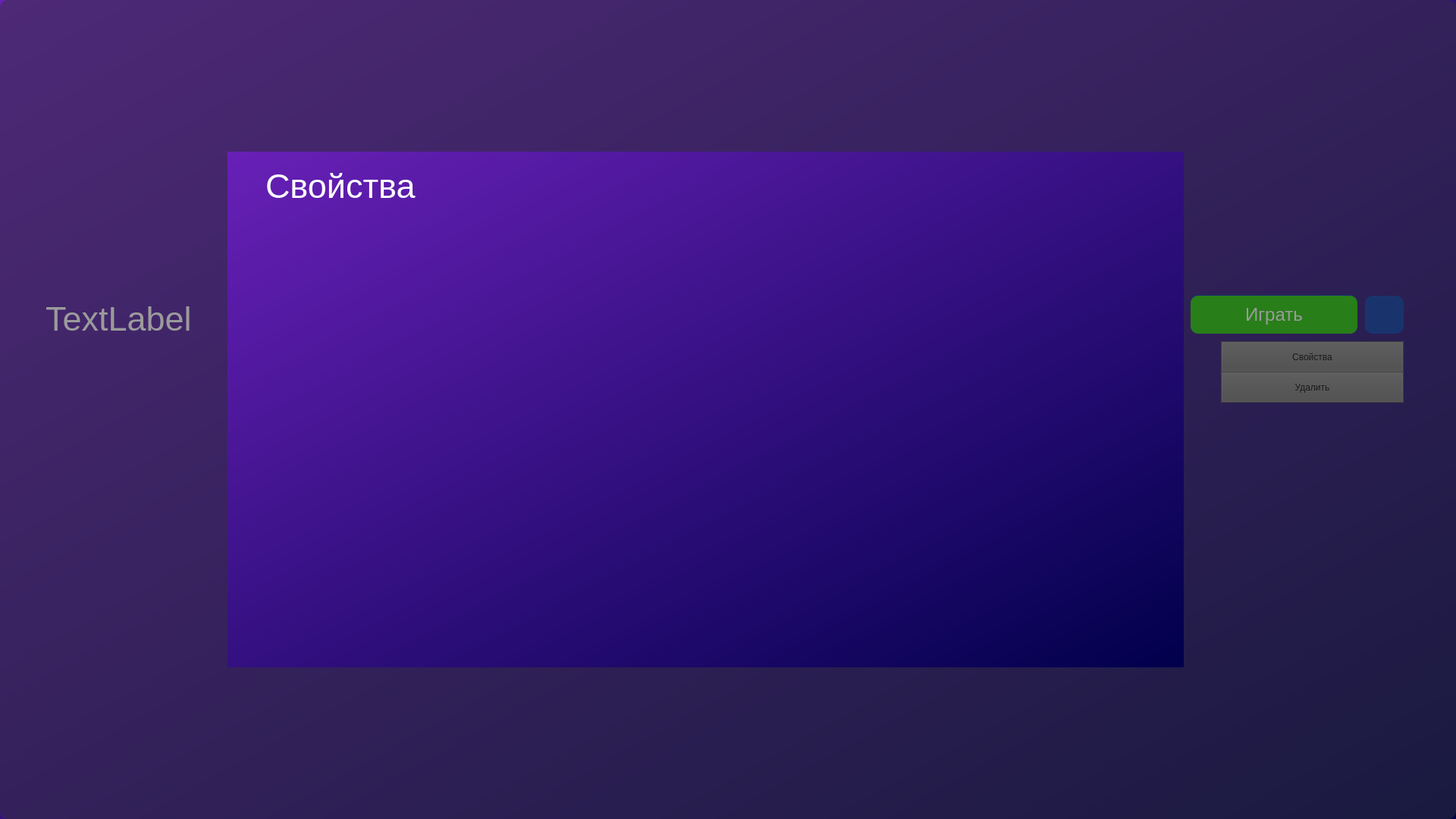
<?xml version="1.0" encoding="UTF-8"?>
<ui version="4.0">
 <class>game</class>
 <widget class="QMainWindow" name="game">
  <property name="geometry">
   <rect>
    <x>0</x>
    <y>0</y>
    <width>1920</width>
    <height>1080</height>
   </rect>
  </property>
  <property name="sizePolicy">
   <sizepolicy hsizetype="Preferred" vsizetype="Preferred">
    <horstretch>0</horstretch>
    <verstretch>0</verstretch>
   </sizepolicy>
  </property>
  <property name="font">
   <font>
    <pointsize>10</pointsize>
    <bold>false</bold>
   </font>
  </property>
  <property name="windowTitle">
   <string>MainWindow</string>
  </property>
  <property name="styleSheet">
   <string notr="true">background-color: qlineargradient(spread:pad, x1:0, y1:0, x2:1, y2:1, stop:0 rgba(104, 32, 183, 255), stop:1 rgba(0, 0, 75, 255))</string>
  </property>
  <widget class="QWidget" name="centralwidget">
   <widget class="QLabel" name="label">
    <property name="geometry">
     <rect>
      <x>0</x>
      <y>-590</y>
      <width>1920</width>
      <height>1080</height>
     </rect>
    </property>
    <property name="styleSheet">
     <string notr="true">background-color: qlineargradient(spread:pad, x1:0, y1:0, x2:1, y2:0, stop:0 rgba(0, 0, 0, 0), stop:1 rgba(255, 255, 255, 0));</string>
    </property>
    <property name="text">
     <string>TextLabel</string>
    </property>
   </widget>
   <widget class="QLabel" name="label_2">
    <property name="geometry">
     <rect>
      <x>60</x>
      <y>380</y>
      <width>1301</width>
      <height>81</height>
     </rect>
    </property>
    <property name="font">
     <font>
      <pointsize>34</pointsize>
     </font>
    </property>
    <property name="styleSheet">
     <string notr="true">background-color: qlineargradient(spread:pad, x1:0, y1:0, x2:1, y2:0, stop:0 rgba(0, 0, 0, 0), stop:1 rgba(255, 255, 255, 0));
color: rgb(255, 255, 255);</string>
    </property>
    <property name="text">
     <string>TextLabel</string>
    </property>
   </widget>
   <widget class="QPushButton" name="pushButton">
    <property name="geometry">
     <rect>
      <x>40</x>
      <y>10</y>
      <width>80</width>
      <height>80</height>
     </rect>
    </property>
    <property name="sizePolicy">
     <sizepolicy hsizetype="Minimum" vsizetype="Fixed">
      <horstretch>0</horstretch>
      <verstretch>0</verstretch>
     </sizepolicy>
    </property>
    <property name="font">
     <font>
      <bold>false</bold>
      <stylestrategy>PreferDefault</stylestrategy>
      <kerning>false</kerning>
     </font>
    </property>
    <property name="acceptDrops">
     <bool>false</bool>
    </property>
    <property name="styleSheet">
     <string notr="true">background-color: qlineargradient(spread:pad, x1:0, y1:0, x2:1, y2:0, stop:0 rgba(0, 0, 0, 0), stop:1 rgba(255, 255, 255, 0));
selection-color: rgba(255, 255, 255, 0);
border-color: rgba(255, 255, 255, 0);
border-radius: 10px;</string>
    </property>
    <property name="text">
     <string/>
    </property>
    <property name="icon">
     <iconset>
      <normaloff>:/new/prefix1/image/back.png</normaloff>:/new/prefix1/image/back.png</iconset>
    </property>
    <property name="iconSize">
     <size>
      <width>70</width>
      <height>70</height>
     </size>
    </property>
    <property name="shortcut">
     <string/>
    </property>
    <property name="checkable">
     <bool>false</bool>
    </property>
    <property name="autoRepeat">
     <bool>false</bool>
    </property>
    <property name="autoExclusive">
     <bool>false</bool>
    </property>
    <property name="autoDefault">
     <bool>false</bool>
    </property>
    <property name="default">
     <bool>false</bool>
    </property>
    <property name="flat">
     <bool>true</bool>
    </property>
   </widget>
   <widget class="QPushButton" name="quitBtn">
    <property name="geometry">
     <rect>
      <x>1570</x>
      <y>389</y>
      <width>220</width>
      <height>50</height>
     </rect>
    </property>
    <property name="sizePolicy">
     <sizepolicy hsizetype="Minimum" vsizetype="Fixed">
      <horstretch>0</horstretch>
      <verstretch>0</verstretch>
     </sizepolicy>
    </property>
    <property name="sizeIncrement">
     <size>
      <width>0</width>
      <height>0</height>
     </size>
    </property>
    <property name="font">
     <font>
      <pointsize>18</pointsize>
     </font>
    </property>
    <property name="autoFillBackground">
     <bool>false</bool>
    </property>
    <property name="styleSheet">
     <string notr="true">background-color: rgb(0, 52, 165);
color: rgb(255, 255, 255);
border-radius: 10px;
</string>
    </property>
    <property name="text">
     <string>Скачать</string>
    </property>
    <property name="icon">
     <iconset>
      <normaloff>:/new/prefix1/image/install.png</normaloff>:/new/prefix1/image/install.png</iconset>
    </property>
    <property name="iconSize">
     <size>
      <width>18</width>
      <height>18</height>
     </size>
    </property>
    <property name="autoDefault">
     <bool>false</bool>
    </property>
    <property name="default">
     <bool>false</bool>
    </property>
    <property name="flat">
     <bool>false</bool>
    </property>
   </widget>
   <widget class="QProgressBar" name="progressBar">
    <property name="geometry">
     <rect>
      <x>1320</x>
      <y>390</y>
      <width>220</width>
      <height>50</height>
     </rect>
    </property>
    <property name="styleSheet">
     <string notr="true">border-radius: 10px;
background-color: rgb(67, 67, 67);
font: 900 22pt &quot;Segoe UI&quot;;
color: rgb(255, 255, 255);

text-align: centrer; 
vertical-align: middle;</string>
    </property>
    <property name="value">
     <number>24</number>
    </property>
   </widget>
   <widget class="QLabel" name="label_4">
    <property name="enabled">
     <bool>true</bool>
    </property>
    <property name="geometry">
     <rect>
      <x>80</x>
      <y>990</y>
      <width>471</width>
      <height>41</height>
     </rect>
    </property>
    <property name="font">
     <font>
      <pointsize>22</pointsize>
     </font>
    </property>
    <property name="autoFillBackground">
     <bool>false</bool>
    </property>
    <property name="styleSheet">
     <string notr="true">background-color: qlineargradient(spread:pad, x1:0, y1:0, x2:1, y2:0, stop:0 rgba(0, 0, 0, 0), stop:1 rgba(255, 255, 255, 0));
color: qlineargradient(spread:pad, x1:0, y1:0, x2:1, y2:0, stop:0 rgba(0, 0, 0, 0), stop:1 rgba(255, 255, 255, 0));</string>
    </property>
    <property name="text">
     <string>Не правильный логин или пароль</string>
    </property>
   </widget>
   <widget class="QLabel" name="label_5">
    <property name="enabled">
     <bool>true</bool>
    </property>
    <property name="geometry">
     <rect>
      <x>640</x>
      <y>980</y>
      <width>471</width>
      <height>41</height>
     </rect>
    </property>
    <property name="font">
     <font>
      <pointsize>22</pointsize>
     </font>
    </property>
    <property name="autoFillBackground">
     <bool>false</bool>
    </property>
    <property name="styleSheet">
     <string notr="true">background-color: qlineargradient(spread:pad, x1:0, y1:0, x2:1, y2:0, stop:0 rgba(0, 0, 0, 0), stop:1 rgba(255, 255, 255, 0));
color: qlineargradient(spread:pad, x1:0, y1:0, x2:1, y2:0, stop:0 rgba(0, 0, 0, 0), stop:1 rgba(255, 255, 255, 0));</string>
    </property>
    <property name="text">
     <string>Не правильный логин или пароль</string>
    </property>
   </widget>
   <widget class="QLabel" name="label_6">
    <property name="enabled">
     <bool>true</bool>
    </property>
    <property name="geometry">
     <rect>
      <x>700</x>
      <y>1020</y>
      <width>471</width>
      <height>41</height>
     </rect>
    </property>
    <property name="font">
     <font>
      <pointsize>22</pointsize>
     </font>
    </property>
    <property name="autoFillBackground">
     <bool>false</bool>
    </property>
    <property name="styleSheet">
     <string notr="true">background-color: qlineargradient(spread:pad, x1:0, y1:0, x2:1, y2:0, stop:0 rgba(0, 0, 0, 0), stop:1 rgba(255, 255, 255, 0));
color: qlineargradient(spread:pad, x1:0, y1:0, x2:1, y2:0, stop:0 rgba(0, 0, 0, 0), stop:1 rgba(255, 255, 255, 0));</string>
    </property>
    <property name="text">
     <string>Не правильный логин или пароль</string>
    </property>
   </widget>
   <widget class="QPushButton" name="quitBtn_2">
    <property name="geometry">
     <rect>
      <x>1570</x>
      <y>390</y>
      <width>220</width>
      <height>50</height>
     </rect>
    </property>
    <property name="sizePolicy">
     <sizepolicy hsizetype="Minimum" vsizetype="Fixed">
      <horstretch>0</horstretch>
      <verstretch>0</verstretch>
     </sizepolicy>
    </property>
    <property name="sizeIncrement">
     <size>
      <width>0</width>
      <height>0</height>
     </size>
    </property>
    <property name="font">
     <font>
      <pointsize>18</pointsize>
     </font>
    </property>
    <property name="layoutDirection">
     <enum>Qt::LeftToRight</enum>
    </property>
    <property name="autoFillBackground">
     <bool>false</bool>
    </property>
    <property name="styleSheet">
     <string notr="true">background-color: rgb(30, 199, 0);
color: rgb(255, 255, 255);
border-radius: 10px;
</string>
    </property>
    <property name="text">
     <string>Играть</string>
    </property>
    <property name="icon">
     <iconset>
      <normaloff>:/new/prefix1/image/play.png</normaloff>:/new/prefix1/image/play.png</iconset>
    </property>
    <property name="iconSize">
     <size>
      <width>28</width>
      <height>28</height>
     </size>
    </property>
    <property name="autoDefault">
     <bool>false</bool>
    </property>
    <property name="default">
     <bool>false</bool>
    </property>
    <property name="flat">
     <bool>false</bool>
    </property>
   </widget>
   <widget class="QPushButton" name="quitBtn_3">
    <property name="geometry">
     <rect>
      <x>1800</x>
      <y>390</y>
      <width>51</width>
      <height>50</height>
     </rect>
    </property>
    <property name="sizePolicy">
     <sizepolicy hsizetype="Minimum" vsizetype="Fixed">
      <horstretch>0</horstretch>
      <verstretch>0</verstretch>
     </sizepolicy>
    </property>
    <property name="sizeIncrement">
     <size>
      <width>0</width>
      <height>0</height>
     </size>
    </property>
    <property name="font">
     <font>
      <pointsize>18</pointsize>
     </font>
    </property>
    <property name="layoutDirection">
     <enum>Qt::LeftToRight</enum>
    </property>
    <property name="autoFillBackground">
     <bool>false</bool>
    </property>
    <property name="styleSheet">
     <string notr="true">background-color: rgb(0, 52, 165);
color: rgb(255, 255, 255);
border-radius: 10px;
</string>
    </property>
    <property name="text">
     <string/>
    </property>
    <property name="icon">
     <iconset>
      <normaloff>:/new/prefix1/image/more.png</normaloff>:/new/prefix1/image/more.png</iconset>
    </property>
    <property name="iconSize">
     <size>
      <width>35</width>
      <height>35</height>
     </size>
    </property>
    <property name="autoDefault">
     <bool>false</bool>
    </property>
    <property name="default">
     <bool>false</bool>
    </property>
    <property name="flat">
     <bool>false</bool>
    </property>
   </widget>
   <widget class="QWidget" name="widget" native="true">
    <property name="enabled">
     <bool>true</bool>
    </property>
    <property name="geometry">
     <rect>
      <x>1610</x>
      <y>450</y>
      <width>241</width>
      <height>81</height>
     </rect>
    </property>
    <property name="styleSheet">
     <string notr="true">background-color: rgb(102, 102, 102);</string>
    </property>
    <widget class="QPushButton" name="pushButton_2">
     <property name="geometry">
      <rect>
       <x>0</x>
       <y>0</y>
       <width>241</width>
       <height>41</height>
      </rect>
     </property>
     <property name="text">
      <string>Свойства</string>
     </property>
    </widget>
    <widget class="QPushButton" name="pushButton_3">
     <property name="geometry">
      <rect>
       <x>0</x>
       <y>40</y>
       <width>241</width>
       <height>41</height>
      </rect>
     </property>
     <property name="text">
      <string>Удалить</string>
     </property>
    </widget>
   </widget>
   <widget class="QPushButton" name="pushButton_4">
    <property name="geometry">
     <rect>
      <x>0</x>
      <y>0</y>
      <width>1920</width>
      <height>1080</height>
     </rect>
    </property>
    <property name="styleSheet">
     <string notr="true">background-color: qlineargradient(spread:pad, x1:0, y1:0, x2:1, y2:0, stop:0 rgba(0, 0, 0, 0), stop:1 rgba(255, 255, 255, 0));
border-radius: 10px;</string>
    </property>
    <property name="text">
     <string/>
    </property>
    <property name="flat">
     <bool>true</bool>
    </property>
   </widget>
   <widget class="QLabel" name="label_7">
    <property name="enabled">
     <bool>true</bool>
    </property>
    <property name="geometry">
     <rect>
      <x>1060</x>
      <y>1060</y>
      <width>471</width>
      <height>41</height>
     </rect>
    </property>
    <property name="font">
     <font>
      <pointsize>22</pointsize>
     </font>
    </property>
    <property name="autoFillBackground">
     <bool>false</bool>
    </property>
    <property name="styleSheet">
     <string notr="true">background-color: qlineargradient(spread:pad, x1:0, y1:0, x2:1, y2:0, stop:0 rgba(0, 0, 0, 0), stop:1 rgba(255, 255, 255, 0));
color: qlineargradient(spread:pad, x1:0, y1:0, x2:1, y2:0, stop:0 rgba(0, 0, 0, 0), stop:1 rgba(255, 255, 255, 0));</string>
    </property>
    <property name="text">
     <string>Не правильный логин или пароль</string>
    </property>
   </widget>
   <widget class="QWidget" name="widget_2" native="true">
    <property name="geometry">
     <rect>
      <x>300</x>
      <y>200</y>
      <width>1261</width>
      <height>680</height>
     </rect>
    </property>
    <widget class="QLabel" name="label_3">
     <property name="geometry">
      <rect>
       <x>50</x>
       <y>10</y>
       <width>331</width>
       <height>71</height>
      </rect>
     </property>
     <property name="font">
      <font>
       <pointsize>34</pointsize>
      </font>
     </property>
     <property name="styleSheet">
      <string notr="true">background-color: qlineargradient(spread:pad, x1:0, y1:0, x2:1, y2:0, stop:0 rgba(0, 0, 0, 0), stop:1 rgba(255, 255, 255, 0));
color: rgb(255, 255, 255);</string>
     </property>
     <property name="text">
      <string>Свойства</string>
     </property>
    </widget>
    <widget class="QPushButton" name="pushButton_6">
     <property name="geometry">
      <rect>
       <x>1180</x>
       <y>10</y>
       <width>70</width>
       <height>70</height>
      </rect>
     </property>
     <property name="sizePolicy">
      <sizepolicy hsizetype="Minimum" vsizetype="Fixed">
       <horstretch>0</horstretch>
       <verstretch>0</verstretch>
      </sizepolicy>
     </property>
     <property name="font">
      <font>
       <bold>false</bold>
       <stylestrategy>PreferDefault</stylestrategy>
       <kerning>false</kerning>
      </font>
     </property>
     <property name="acceptDrops">
      <bool>false</bool>
     </property>
     <property name="styleSheet">
      <string notr="true">background-color: qlineargradient(spread:pad, x1:0, y1:0, x2:1, y2:0, stop:0 rgba(0, 0, 0, 0), stop:1 rgba(255, 255, 255, 0));
selection-color: rgba(255, 255, 255, 0);
border-color: rgba(255, 255, 255, 0);
border-radius: 10px;</string>
     </property>
     <property name="text">
      <string/>
     </property>
     <property name="icon">
      <iconset resource="../../KeepPixel/KeepPixel/images.qrc">
       <normaloff>:/new/prefix1/image/close.png</normaloff>:/new/prefix1/image/close.png</iconset>
     </property>
     <property name="iconSize">
      <size>
       <width>50</width>
       <height>50</height>
      </size>
     </property>
     <property name="shortcut">
      <string/>
     </property>
     <property name="checkable">
      <bool>false</bool>
     </property>
     <property name="autoRepeat">
      <bool>false</bool>
     </property>
     <property name="autoExclusive">
      <bool>false</bool>
     </property>
     <property name="autoDefault">
      <bool>false</bool>
     </property>
     <property name="default">
      <bool>false</bool>
     </property>
     <property name="flat">
      <bool>true</bool>
     </property>
    </widget>
   </widget>
   <widget class="QPushButton" name="pushButton_5">
    <property name="geometry">
     <rect>
      <x>0</x>
      <y>0</y>
      <width>1920</width>
      <height>1080</height>
     </rect>
    </property>
    <property name="styleSheet">
     <string notr="true">background-color: rgba(50, 50, 50, 125);
border-radius: 10px;</string>
    </property>
    <property name="text">
     <string/>
    </property>
    <property name="flat">
     <bool>true</bool>
    </property>
   </widget>
   <widget class="QLabel" name="label_8">
    <property name="enabled">
     <bool>true</bool>
    </property>
    <property name="geometry">
     <rect>
      <x>1040</x>
      <y>1040</y>
      <width>471</width>
      <height>41</height>
     </rect>
    </property>
    <property name="font">
     <font>
      <pointsize>22</pointsize>
     </font>
    </property>
    <property name="autoFillBackground">
     <bool>false</bool>
    </property>
    <property name="styleSheet">
     <string notr="true">background-color: qlineargradient(spread:pad, x1:0, y1:0, x2:1, y2:0, stop:0 rgba(0, 0, 0, 0), stop:1 rgba(255, 255, 255, 0));
color: qlineargradient(spread:pad, x1:0, y1:0, x2:1, y2:0, stop:0 rgba(0, 0, 0, 0), stop:1 rgba(255, 255, 255, 0));</string>
    </property>
    <property name="text">
     <string>Не правильный логин или пароль</string>
    </property>
   </widget>
   <zorder>label</zorder>
   <zorder>progressBar</zorder>
   <zorder>label_2</zorder>
   <zorder>pushButton_4</zorder>
   <zorder>pushButton</zorder>
   <zorder>quitBtn</zorder>
   <zorder>label_4</zorder>
   <zorder>label_5</zorder>
   <zorder>label_6</zorder>
   <zorder>quitBtn_2</zorder>
   <zorder>quitBtn_3</zorder>
   <zorder>widget</zorder>
   <zorder>label_7</zorder>
   <zorder>pushButton_5</zorder>
   <zorder>widget_2</zorder>
   <zorder>label_8</zorder>
  </widget>
 </widget>
 <resources/>
 <connections/>
</ui>
